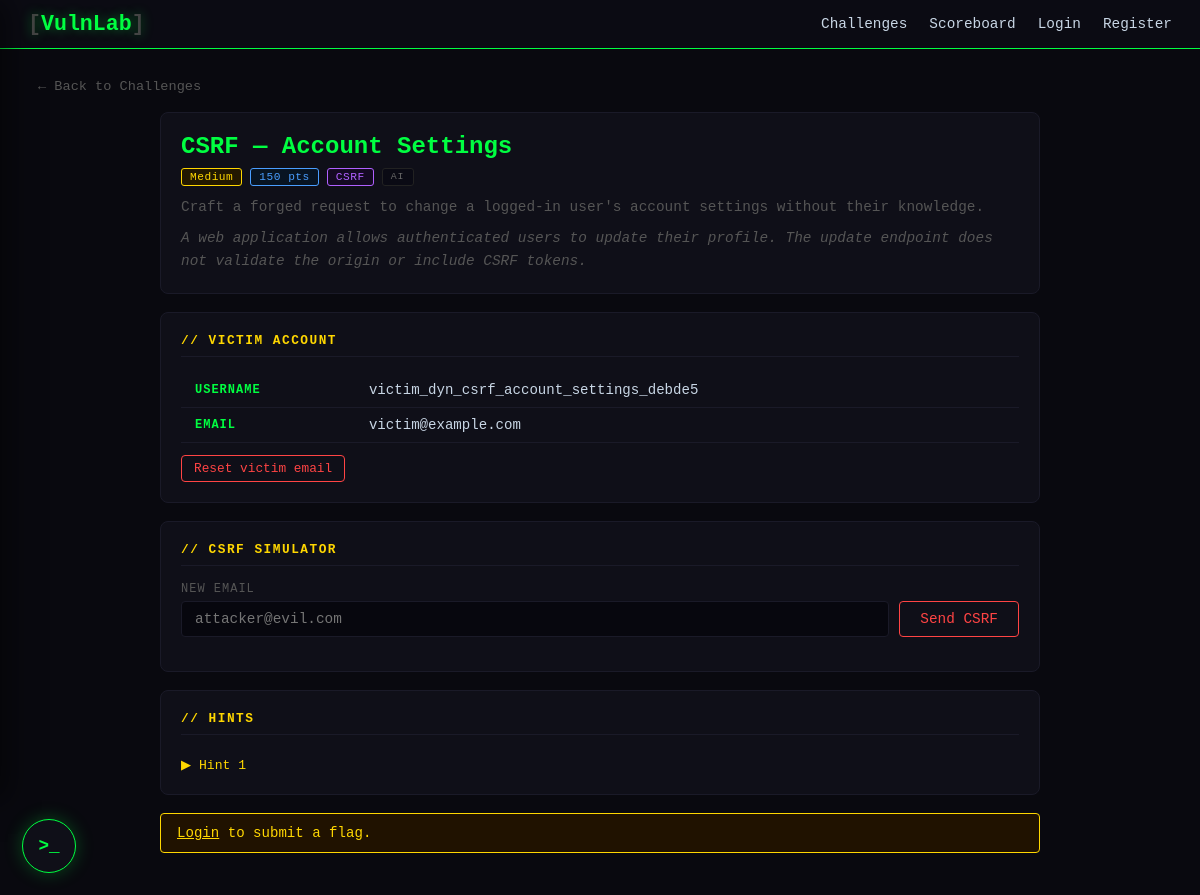
/challenges/d/dyn_csrf_account_settings_debde5, run on the app's committed database.
### tables this page shows
CREATE TABLE dynamic_challenges (
        id          TEXT PRIMARY KEY,
        name        TEXT NOT NULL,
        category    TEXT NOT NULL,
        difficulty  TEXT NOT NULL,
        points      INTEGER NOT NULL,
        vuln_type   TEXT NOT NULL,
        description TEXT NOT NULL,
        context     TEXT NOT NULL DEFAULT '',
        flag        TEXT NOT NULL,
        config      TEXT NOT NULL DEFAULT '{}',
        created_at  TIMESTAMP DEFAULT CURRENT_TIMESTAMP
    , model TEXT NOT NULL DEFAULT '');

CREATE TABLE csrf_users (
        id       INTEGER PRIMARY KEY,
        username TEXT UNIQUE,
        email    TEXT
    );

### app.py (the view, shortened to what this page needs)
@app.route('/challenges/d/<cid>', methods=['GET', 'POST'])
def dynamic_challenge(cid):
    db = get_db()
    row = db.execute('SELECT * FROM dynamic_challenges WHERE id = ?', [cid]).fetchone()
    db.close()
    if not row:
        abort(404)
    ch = dict(row)
    vt = ch['vuln_type']
    if vt == 'csrf':
        victim_key = f'victim_{cid}'
        db2 = get_db()
        victim = db2.execute('SELECT * FROM csrf_users WHERE username = ?', [victim_key]).fetchone()
        db2.close()
        changed = request.args.get('changed') == '1'
        flag = ch['flag'] if (victim and victim['email'] != 'victim@example.com') else None
        return render_template('challenges/dynamic.html', ch=ch,
                               victim=victim, changed=changed, flag=flag)
    abort(404)

### app.py (called while the page is built)
def get_db():
    conn = sqlite3.connect(DATABASE)
    conn.row_factory = sqlite3.Row
    return conn

### templates/challenges/dynamic.html (shortened to what this page needs)
{% extends 'base.html' %}
{% block content %}
<a class="back-link" href="/">← Back to Challenges</a>
<div class="challenge-page" data-challenge="{{ ch.id }}">
  <div class="ch-header">
    <h2>{{ ch.name }}</h2>
    <div class="ch-meta">
      <span class="badge badge-{{ ch.difficulty|lower }}">{{ ch.difficulty }}</span>
      <span class="badge badge-points">{{ ch.points }} pts</span>
      <span class="badge badge-cat">{{ ch.category }}</span>
      <span class="badge" style="background:#0a0a14;color:#666;border:1px solid #222;font-size:.62rem;letter-spacing:1px">AI</span>
    </div>
    <p class="ch-desc">{{ ch.description }}</p>
    {% if ch.context %}
    <p class="ch-desc" style="margin-top:8px;color:var(--text-dim);font-style:italic">{{ ch.context }}</p>
    {% endif %}
  </div>
  {% if ch.vuln_type == 'sqli_login' %}
  <div class="ch-section">
    <h3>// Login Portal</h3>
    {% if result %}
      {% if result.success %}
      <div class="alert alert-success">✓ Logged in as <strong>{{ result.user }}</strong>!
        Secret: <strong>{{ result.secret }}</strong></div>
      {% else %}
      <div class="alert alert-error">✗ {{ result.message }}</div>
      {% endif %}
    {% endif %}
    <form method="POST">
      <div class="form-group"><label>Username</label>
        <input type="text" name="username" autofocus placeholder="admin"></div>
      <div class="form-group"><label>Password</label>
        <input type="password" name="password" placeholder="••••••••"></div>
      <button type="submit" class="btn btn-primary">Login</button>
    </form>
  </div>
  {% if query %}
  <div class="ch-section"><h3>// Generated Query</h3>
    <div class="code-block">{{ query }}</div></div>
  {% endif %}
  <div class="ch-section"><h3>// Hints</h3>
    <button class="hint-toggle" onclick="toggleHint('h1')">▶ Hint 1</button>
    <div class="hint-box" id="h1">What happens if you put a <code>'</code> in the username?</div>
    <button class="hint-toggle mt-10" onclick="toggleHint('h2')">▶ Hint 2</button>
    <div class="hint-box" id="h2">Try username: <code class="text-red">admin' --</code></div>
  </div>
  {% elif ch.vuln_type == 'csrf' %}
  <div class="ch-section">
    <h3>// Victim Account</h3>
    {% if victim %}
    <table><tr><th>Username</th><td>{{ victim.username }}</td></tr>
      <tr><th>Email</th><td>{{ victim.email }}</td></tr></table>
    {% endif %}
    <form method="POST" action="/challenges/d/{{ ch.id }}/reset_csrf" style="margin-top:12px">
      <button type="submit" class="btn btn-danger btn-sm">Reset victim email</button>
    </form>
  </div>
  <div class="ch-section">
    <h3>// CSRF Simulator</h3>
    <div class="form-group"><label>New Email</label>
      <div class="input-row">
        <input type="email" id="csrf-email-input" placeholder="attacker@evil.com">
        <button class="btn btn-danger"
          onclick="simulateDynCsrf('/challenges/d/{{ ch.id }}/change_email')">Send CSRF</button>
      </div>
    </div>
  </div>
  <div class="ch-section"><h3>// Hints</h3>
    <button class="hint-toggle" onclick="toggleHint('h1')">▶ Hint 1</button>
  </div>
  {% endif %}
  {% if session.username %}
  <div class="ch-section" data-challenge="{{ ch.id }}">
    <h3>// Submit Flag</h3>
    <div class="flag-row">
      <input type="text" id="flag-input" placeholder="FLAG{...}">
      <button id="flag-btn" class="btn btn-primary"
              onclick="submitFlag('{{ ch.id }}')">Submit</button>
    </div>
  </div>
  {% else %}
  <div class="alert alert-warning">
    <a href="/login" style="color:inherit">Login</a> to submit a flag.
  </div>
  {% endif %}
</div>
{% endblock %}

### static/css/style.css (style rules this page uses)
:root { --bg: #09090f; --bg-card: #0f0f18; --bg-nav: #0b0b13; --green: #00ff41; --green-d: #00c832; --red: #ff4444; --yellow: #ffd700; --blue: #4a9eff; --purple: #b060ff; --text: #c8d6e5; --text-dim: #555; --border: #1a1a28; }
*, *::before, *::after { margin: 0; padding: 0; box-sizing: border-box; }
body { font-family: 'Courier New', Courier, monospace; background: var(--bg); color: var(--text); min-height: 100vh; }
.badge { padding: 2px 8px; border-radius: 3px; font-size: .7rem; letter-spacing: .5px; }
.badge-medium { background:#221800; color:var(--yellow); border:1px solid var(--yellow); }
.badge-points { background:#081422; color:var(--blue); border:1px solid var(--blue); }
.badge-cat { background:#140a22; color:var(--purple); border:1px solid var(--purple); }
.btn { display: inline-block; padding: 9px 20px; border-radius: 4px; font-family: 'Courier New', monospace; font-size: .9rem; cursor: pointer; border: none; text-decoration: none; transition: all .18s; }
.btn-sm { padding: 5px 12px; font-size: .8rem; }
.btn-danger { background: transparent; border: 1px solid var(--red); color: var(--red); }
.challenge-page { max-width: 880px; margin: 0 auto; }
.ch-header { background: var(--bg-card); border: 1px solid var(--border); border-radius: 8px; padding: 20px; margin-bottom: 18px; }
.ch-header h2 { color: var(--green); margin-bottom: 8px; }
.ch-meta { display: flex; gap: 8px; flex-wrap: wrap; margin-bottom: 10px; }
.ch-desc { color: var(--text-dim); font-size: .9rem; line-height: 1.6; }
.ch-section { background: var(--bg-card); border: 1px solid var(--border); border-radius: 8px; padding: 20px; margin-bottom: 18px; }
.ch-section h3 { font-size: .8rem; text-transform: uppercase; letter-spacing: 1.5px; color: var(--yellow); margin-bottom: 16px; padding-bottom: 8px; border-bottom: 1px solid var(--border); }
.form-group { margin-bottom: 14px; }
label { display: block; font-size: .75rem; text-transform: uppercase; letter-spacing: 1px; color: var(--text-dim); margin-bottom: 5px; }
input[type=text], input[type=password], input[type=email], textarea, select { width: 100%; background: #07070e; border: 1px solid var(--border); border-radius: 4px; padding: 9px 13px; color: var(--text); font-family: 'Courier New', monospace; font-size: .9rem; transition: border-color .15s; }
.input-row { display: flex; gap: 10px; }
.input-row input { flex: 1; }
.alert { padding: 11px 16px; border-radius: 4px; font-size: .88rem; margin-bottom: 14px; }
.alert-warning { background:#201200; border:1px solid var(--yellow);color:var(--yellow); }
table { width: 100%; border-collapse: collapse; }
th, td { padding: 9px 14px; text-align: left; border-bottom: 1px solid var(--border); }
th { color: var(--green); font-size: .75rem; text-transform: uppercase; letter-spacing: 1px; }
td { font-size: .88rem; }
.hint-toggle { background: none; border: none; font-family: inherit; font-size: .82rem; color: var(--yellow); cursor: pointer; padding: 0; margin-top: 6px; }
.back-link { display: inline-block; color: var(--text-dim); text-decoration: none; font-size: .85rem; margin-bottom: 18px; }

### data on the page
dynamic_challenges: name "CSRF — Account Settings", difficulty "Medium", points "150", category "CSRF", description "Craft a forged request to change a logged-in user's account settings without their knowledge.", context "A web application allows authenticated users to update their profile. The update endpoint does not validate the origin or include CSRF tokens."
csrf_users: username "victim_dyn_csrf_account_settings_debde5", email "victim@example.com"
